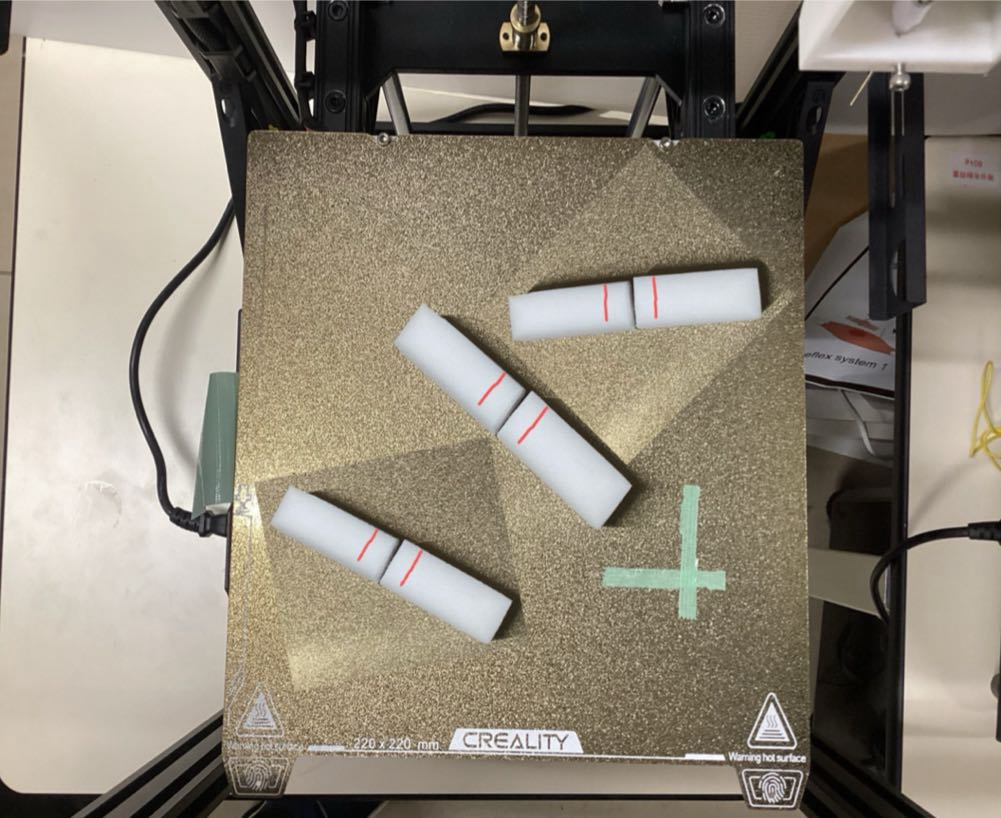
#> input picture board2+object+lines.jpeg, 1001 x 818 px, found by its file name; the run also reads 1 picture not shown here
$ jupyter execute --allow-errors marker_connector.ipynb   (shell and % lines are left out)
#> lines starting #> are read from the running program, lines starting #| are printed output that depends on the picture; after the words box and inside, x2 and y2 are one past the last pixel; in counts of white or black regions, pixels touching at a corner belong together
### **0. 前準備（必要パッケージのインストール・ライブラリの導入）**

[cell 1]
# パッケージをインストール

[cell 2]
import cv2
import random

import numpy as np
import matplotlib.pyplot as plt
from itertools import combinations
from sklearn.cluster import KMeans
from sklearn.linear_model import LinearRegression

# 動的にパラメータを調整するためのライブラリ
import ipywidgets as widgets
from ipywidgets import interact

### **1. 線を引く場合**

**以下のプログラムでは，赤いマーカーを使用した例を使用している．実際色としては，土台とスポンジの色と被らなければなんでもいいが，他の色の場合はパラメータは別途調整する必要がある．また，赤線の距離が近すぎて，どうしても望ましくない箇所につながってしまう場合は，青または緑のマーカで使い分けてください．さらに，赤線についてはマーカーを用いず，撮影した画像をiPadに送って，iPadで線を引いたほうが修正しやすいと同時に，色の識別もしやすいため比較的にいいと思います。**

**実験の流れ：**
1. **[a-1, a-2]** まず，撮影した画像をパソコンに転送して，パソコンでクロップまたは座標変換する．その後，画像サイズを(224x224) に調整する．今回は画像のクロップと座標変換を両方実装したが，座標変換のほうが明らかに精度がいいためこちらの方を使用することをおすすめする．
1. **[b]** つぎに，使用したマーカの色を認識するために，閾値の調整を行う．原始的な手法であるが，画像を拡大して，マーカーのところをできるだけ細かく表示してから，ピクセル値を観察しながらパラメータを調整する．
1. **[c]** 最後に，いくつかのパラメータを設定して，作成した残りのプログラムを実行したらいけるはず．

#### a-1. 画像をクロップする場合（非推奨）

[cell 3]
"""
1. 画像をクロップする場合
"""

# Load the image
image = cv2.cvtColor(cv2.imread("/home/tsy/Documents/ComputerVision/ImageProcessing/WestLand/board2+object+lines.jpeg"), cv2.COLOR_BGR2RGB)
#> the sliders are set to crop_up = 133, crop_down = 780, crop_left = 230, crop_right = 810, Ox = 112, Oy = 112

# Function to crop the image
def crop_interact(crop_down, crop_up, crop_left, crop_right, Ox, Oy):

    # Ensure the crop boundaries are valid
#> called with crop_down = 780, crop_up = 133, crop_left = 230, crop_right = 810, Ox = 112, Oy = 112
    print(f"{crop_down}, {crop_up}, {crop_left}, {crop_right}, {Ox}, {Oy}\n")
    cropped_image = image[crop_up:crop_down, crop_left:crop_right]
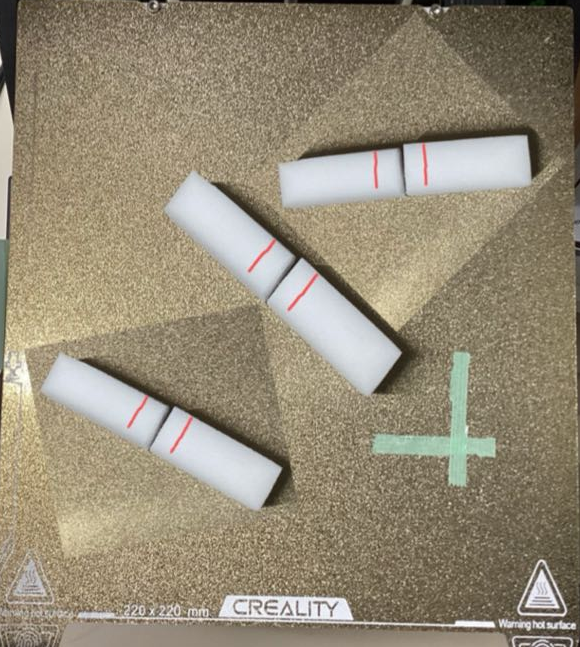
#> cropped_image: shape (647, 580, 3); mean R, G, B 149.7, 139.8, 119.2
    # resized_image = cv2.resize(cropped_image, (224, 224))
    cv2.circle(cropped_image, center=(Ox, Oy), radius=3, color=(0, 0, 255), thickness=-1)
#> cropped_image: shape (647, 580, 3); 0.01% of pixels changed, all inside (x1, y1, x2, y2) = (109, 109, 116, 116)
#> the sliders are set to x1 = 222, y1 = 744, x2 = 245, y2 = 126, x3 = 810, y3 = 760, x4 = 808, y4 = 138

    # Display the cropped image
    plt.figure(figsize=(6, 6))
    plt.imshow(cropped_image, cmap='gray')


# Create interactive sliders for cropping parameters
interact(
    crop_interact,
    crop_up=widgets.IntSlider(min=0, max=image.shape[0] - 1, step=1, value=133, description='Crop Up'),
    crop_down=widgets.IntSlider(min=1, max=image.shape[0], step=1, value=780, description='Crop Down'),
    crop_left=widgets.IntSlider(min=0, max=image.shape[1] - 1, step=1, value=230, description='Crop Left'),
    crop_right=widgets.IntSlider(min=1, max=image.shape[1], step=1, value=810, description='Crop Right'),
    Ox=widgets.IntSlider(min=115, max=120, step=1, value=112, description='Ox'),
    Oy=widgets.IntSlider(min=115, max=120, step=1, value=112, description='Oy'),
)

#### a-2. 画像を座標変換する場合

[cell 4]
"""
2. 画像を座標変換する場合
"""

# Load the image
image = cv2.cvtColor(cv2.imread("/home/tsy/Documents/ComputerVision/ImageProcessing/WestLand/images/board2_object_lines.png"), cv2.COLOR_BGR2RGB)
dst_points = [(0, 0), (224, 0), (0, 224), (224, 224)]

def warp_image(image, src_points, dst_points):
    """
    画像の4点を指定して座標変換を行い、新しい画像を生成するプログラム。

    Parameters:
    - input_image_path: 入力画像のパス
    - output_image_path: 出力画像のパス
    - src_points: 元の画像上の4点 [(x1, y1), (x2, y2), (x3, y3), (x4, y4)]
    - dst_points: 出力画像上の4点 [(x1', y1'), (x2', y2'), (x3', y3'), (x4', y4')]
    """

    # 4点の座標をnumpy配列に変換
    src = np.array(src_points, dtype=np.float32)
    dst = np.array(dst_points, dtype=np.float32)

    # 射影変換行列を計算
    matrix = cv2.getPerspectiveTransform(src, dst)

    # 出力画像のサイズを指定
    # ここでは出力画像の幅と高さを、変換先の4点を元に計算します
    width = int(max(dst[:, 0]) - min(dst[:, 0]))
    height = int(max(dst[:, 1]) - min(dst[:, 1]))

    # 射影変換を適用
    warped_image = cv2.warpPerspective(image, matrix, (width, height))
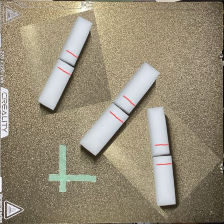
#> warped_image: shape (224, 224, 3); mean R, G, B 150.6, 140.5, 119.5

    return warped_image


def warp_interact(x1, y1, x2, y2, x3, y3, x4, y4):
    warped_image = warp_image(image, [(x1, y1), (x2, y2), (x3, y3), (x4, y4)], dst_points)
    print(f"[({x1}, {y1}), ({x2}, {y2}), ({x3}, {y3}), ({x4}, {y4})]\n")

    # 画像を表示
    plt.figure(figsize=(10, 5))
    plt.subplot(1, 2, 1)
    plt.imshow(image)
    plt.title("Original Image")
    plt.scatter([x1, x2, x3, x4], [y1, y2, y3, y4], color='red')
    plt.subplot(1, 2, 2)
    plt.imshow(warped_image)
    plt.title("Warped Image")
    plt.xlabel('x')
    plt.ylabel('y')
    plt.show()
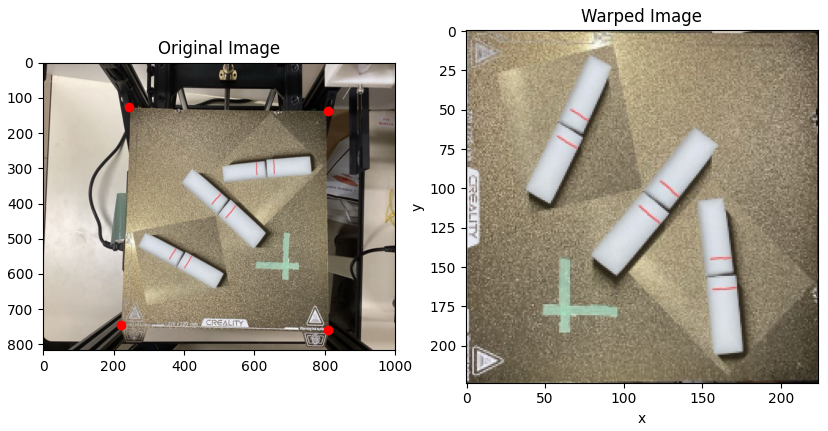
#> figure drawn by matplotlib, 2 panels


# インタラクティブUI
interact(
    warp_interact,
    x1=widgets.IntSlider(min=0, max=image.shape[1], step=2, value=222),
    y1=widgets.IntSlider(min=0, max=image.shape[0], step=2, value=744),
    x2=widgets.IntSlider(min=0, max=image.shape[1], step=2, value=245),
    y2=widgets.IntSlider(min=0, max=image.shape[0], step=2, value=126),
    x3=widgets.IntSlider(min=0, max=image.shape[1], step=2, value=810),
    y3=widgets.IntSlider(min=0, max=image.shape[0], step=2, value=760),
    x4=widgets.IntSlider(min=0, max=image.shape[1], step=2, value=808),
    y4=widgets.IntSlider(min=0, max=image.shape[0], step=2, value=138),
)

#### b. 色の閾値のパラメータを調整

[cell 5]
# Crop the image
# DOWN, UP, LEFT, RIGHT, Ox, Oy = 515, 505, 700, 710, 115, 115   # board2+object+line
DOWN, UP, LEFT, RIGHT, Ox, Oy = 580, 570, 400, 410, 115, 115   # board2+object+lines

# 画像の読み込み
image_path = '/home/tsy/Documents/ComputerVision/ImageProcessing/WestLand/images/board2_object_lines.png'
image = cv2.cvtColor(cv2.imread(image_path), cv2.COLOR_BGR2RGB)

cropped_image = image[UP:DOWN, LEFT:RIGHT]
cv2.circle(cropped_image, center=(Ox, Oy), radius=2, color=(0, 0, 0), thickness=-1)

plt.figure(figsize=(12, 5), dpi=80)
plt.subplot(121)
plt.imshow(cropped_image)
plt.subplot(122)
mask = (cropped_image[:,:,0] > 180) * (cropped_image[:,:,1] < 160) * (cropped_image[:,:,2] < 160)
plt.imshow(mask, cmap='gray')
plt.show()
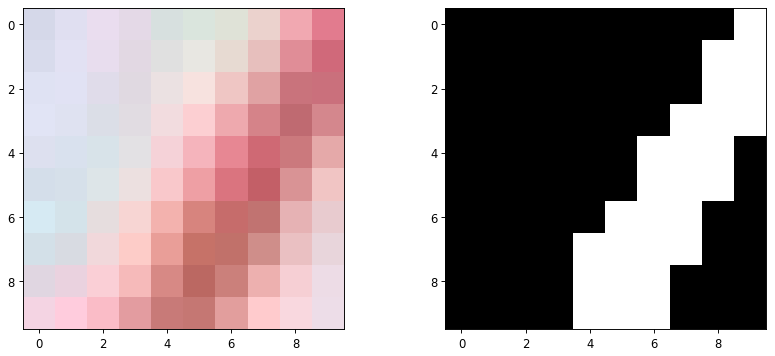
#> figure drawn by matplotlib, 2 panels

print(f"")
print(f"=================== RED ====================")
print(cropped_image[:,:,0])
#| [[213 224 234 228 215 218 223 235 241 226]
#|  [216 226 232 226 224 232 231 231 224 208]
#|  [223 225 224 224 235 247 239 224 201 202]
#|  [225 223 219 225 242 252 238 213 191 212]
#|  [221 217 216 227 245 245 231 207 203 229]
#|  [212 214 221 236 249 238 218 195 217 241]
#> (further printed lines are left out)
print(f"================== GREEN ===================")
print(cropped_image[:,:,1])
#| [[216 223 221 217 224 229 226 210 168 123]
#|  [219 225 221 216 224 231 218 191 141 105]
#|  [226 226 220 217 225 226 198 162 115 112]
#|  [228 226 222 220 220 207 169 131 106 135]
#|  [224 225 227 225 210 180 135 105 121 169]
#|  [222 224 229 224 200 159 116  95 147 197]
#> (further printed lines are left out)
#> (the rest of the program and of its run is left out)
